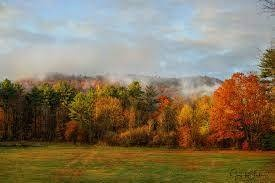
//> input picture contrast_imgs/image1.jpg, 275 x 183 px
$ ./Contrast contrast_imgs/image1.jpg   (built with g++ and OpenCV 4)
//> lines starting //> are read from the running program, lines starting //| are printed output that depends on the picture
### lib/Contrast.hpp
#include <vector>

#include "Consts.hpp"

#include <opencv2/opencv.hpp>

using namespace cv;

Mat DumbContrast(const Mat& img) {
    int size = img.cols * img.rows;
    double alpha = AMOUNT_COLORS * 1.0 / size;

    auto cumhist = CreateHist(img);

    for (int k = 0; k < cumhist.size(); ++k) {
        for (int i = 1; i < cumhist[k].size(); ++i) {
            cumhist[k][i] += cumhist[k][i - 1];
        }
    }

    for (auto& i : cumhist) {
        for (auto& j : i) {
            j *= alpha;
        }
    }

    Mat new_img = img.clone();

    for (int y = 0; y < new_img.rows; ++y) {
        for (int x = 0; x < new_img.cols; ++x) {
            Vec3b intensity = new_img.at<Vec3b>(y, x);
            intensity.val[0] = saturate_cast<uchar>(cvRound(cumhist[0][intensity.val[0]]));
            intensity.val[1] = saturate_cast<uchar>(cvRound(cumhist[1][intensity.val[1]]));
            intensity.val[2] = saturate_cast<uchar>(cvRound(cumhist[2][intensity.val[2]]));
            new_img.at<Vec3b>(y, x) = intensity;
        }
    }

    return new_img;
}

Mat SmartContrast(const Mat& img) {
    Mat new_img, tmp;
    cvtColor(img, tmp, COLOR_BGR2YCrCb);
    std::vector<Mat> ch;
    split(tmp, ch);

    equalizeHist(ch[0], ch[0]);

    merge(ch, tmp);
    cvtColor(tmp, new_img, COLOR_YCrCb2BGR);
    return new_img;
}

### lib/Consts.hpp
#pragma once

const int AMOUNT_COLORS = 256;
const int HIST_WIDTH = 512;
const int HIST_HEIGHT = 400;

### lib/CreateHist.hpp
#pragma once

#include <iostream>
#include <string>
#include <vector>

#include "Consts.hpp"

#include <opencv2/opencv.hpp>

using namespace cv;

void Normalize(std::vector<double>& vec, int size) {
    int max = 0;
    for (int i = 0; i < vec.size(); ++i) {
        if (max < vec[i]) {
            max = vec[i];
        }
    }
    for (auto& i : vec) {
        i = (i * size) / max;
    }
}

std::vector<std::vector<double>> CreateHist(const Mat& img) {
    std::vector<std::vector<double>> channels(3, std::vector<double>(AMOUNT_COLORS, 0));

    for (int i = 0; i < img.rows; ++i) {
        for (int j = 0; j < img.cols; ++j) {
            Vec3b intensity = img.at<Vec3b>(i, j);
            ++channels[0][static_cast<int>(intensity.val[0])];
            ++channels[1][static_cast<int>(intensity.val[1])];
            ++channels[2][static_cast<int>(intensity.val[2])];
        }
    }

    return channels;
}

void DrawHist(const Mat& img, const std::string& name) {
    auto channels = CreateHist(img);

    Mat Hist(HIST_HEIGHT, HIST_WIDTH, CV_8UC3, Scalar(255, 255, 255));

    int scale = cvRound((double)(HIST_WIDTH / AMOUNT_COLORS));

    Normalize(channels[0], HIST_HEIGHT);
    Normalize(channels[1], HIST_HEIGHT);
    Normalize(channels[2], HIST_HEIGHT);

    for( int i = 1 ; i < AMOUNT_COLORS; ++i) {
        line(Hist, Point(scale * (i - 1), HIST_HEIGHT - cvRound(channels[0][i - 1])),
             Point(scale * i, HIST_HEIGHT - cvRound(channels[0][i])),
             Scalar(255, 0, 0), 2, 8, 0);
        line(Hist, Point(scale * (i - 1), HIST_HEIGHT - cvRound(channels[1][i - 1])),
             Point(scale * i, HIST_HEIGHT - cvRound(channels[1][i])),
             Scalar(0, 255, 0), 2, 8, 0);
        line(Hist, Point(scale * (i - 1), HIST_HEIGHT - cvRound(channels[2][i - 1])),
             Point(scale * i, HIST_HEIGHT - cvRound(channels[2][i])),
             Scalar(0, 0, 255), 2, 8, 0);
    }

    imshow(name, img);
    imshow(name + " Hist", Hist);
}

// [26 lines left out: function SaveHist, not called in this run]

### Contrast.cpp
#include <iostream>
#include <string>
#include <vector>

#include "lib/CreateHist.hpp"
#include "lib/Contrast.hpp"

#include <opencv2/opencv.hpp>

using namespace cv;

int main(int argc, char* argv[]) {
    std::string path(argv[1]);
    Mat img = imread(path, IMREAD_COLOR);
//> img is the input picture: 183 rows x 275 cols, CV_8UC3; mean B, G, R 96, 118.9, 132.4
    if (img.empty()) {
        std::cout << "bad path\n";
        return 0;
    }

    Mat dumb_contrast = DumbContrast(img);
//> after the loop in CreateHist, `for (int i = 0; i < img.rows; ++i)`: channels = 3 items
//> the loop in DumbContrast, `for (int k = 0; k < cumhist.size(); ++k)` made 3 passes
//> the loop in DumbContrast, `for (auto& i : cumhist)` made 3 passes
//> after the loop in DumbContrast, `for (int y = 0; y < new_img.rows; ++y)`:
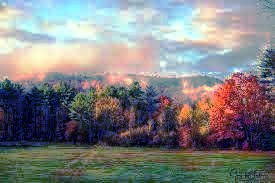
//> new_img: 183 rows x 275 cols, CV_8UC3; mean B, G, R 129.4, 129, 129
    Mat smart_contrast = SmartContrast(img);
//> in SmartContrast, `cvtColor(img, tmp, COLOR_BGR2YCrCb);`: tmp: 183 rows x 275 cols, CV_8UC3; mean of channels 0, 1, 2 120.3, 136.6, 114.2
//> in SmartContrast, `split(tmp, ch);`:
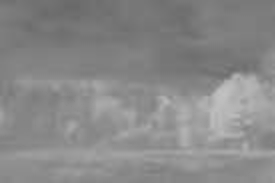
//> ch[1]: 183 rows x 275 cols, CV_8UC1; min 105, max 194, mean 136.6
//> in SmartContrast, `split(tmp, ch);`:
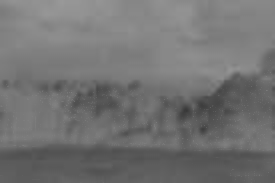
//> ch[2]: 183 rows x 275 cols, CV_8UC1; min 56, max 153, mean 114.2
//> in SmartContrast, `equalizeHist(ch[0], ch[0]);`:
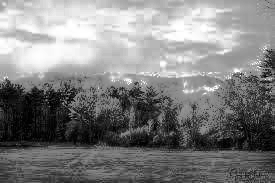
//> ch[0]: 183 rows x 275 cols, CV_8UC1; min 0, max 255, mean 128.5
//> in SmartContrast, `merge(ch, tmp);`: tmp: 183 rows x 275 cols, CV_8UC3; mean of channels 0, 1, 2 128.5, 136.6, 114.2
//> in SmartContrast, `cvtColor(tmp, new_img, COLOR_YCrCb2BGR);`:
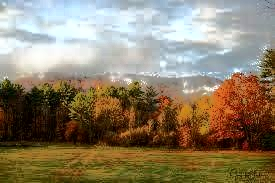
//> new_img: 183 rows x 275 cols, CV_8UC3; mean B, G, R 104.9, 127.1, 140.6

    std::vector<Mat> images = {img, dumb_contrast, smart_contrast};
    std::vector<std::string> names = {"OldImage", "DumbContrast", "SmartContrast"};

    for (int i = 0; i < images.size(); ++i) {
        DrawHist(images[i], names[i]);
    }
//> this loop made 3 passes
//> pass 1, in DrawHist, `imshow(name + " Hist", Hist);`:
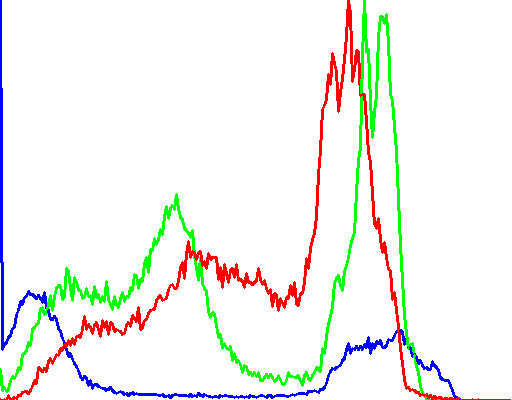
//> window 'OldImage Hist': 400 rows x 512 cols, CV_8UC3; mean B, G, R 240.6, 244.4, 243.5
//> pass 2, in DrawHist (call 2), `imshow(name + " Hist", Hist);`:
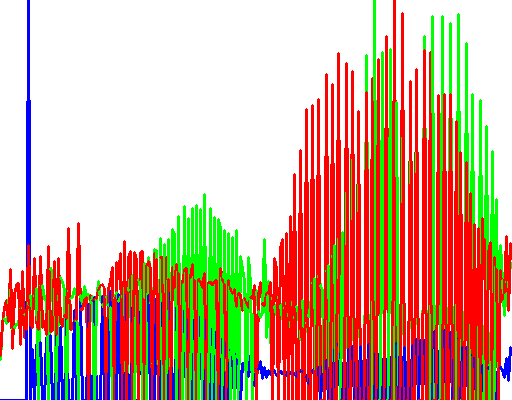
//> window 'DumbContrast Hist': 400 rows x 512 cols, CV_8UC3; mean B, G, R 152.6, 175, 209

    waitKey();
}

$ run again, on contrast_imgs/image2DumbContrast.jpg
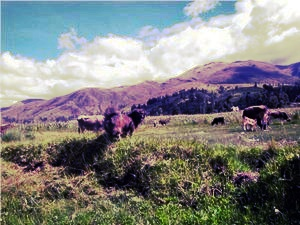
//> input picture contrast_imgs/image2DumbContrast.jpg, 300 x 225 px
//> img is the input picture: 225 rows x 300 cols, CV_8UC3; mean B, G, R 128.8, 128.9, 128.9
//> after the loop in CreateHist, `for (int i = 0; i < img.rows; ++i)`: channels = 3 items
//> the loop in DumbContrast, `for (int k = 0; k < cumhist.size(); ++k)` made 3 passes
//> the loop in DumbContrast, `for (auto& i : cumhist)` made 3 passes
//> in SmartContrast, `split(tmp, ch);`:
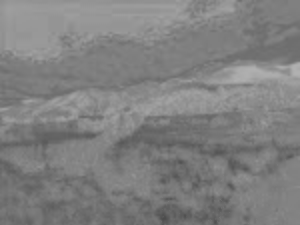
//> ch[2]: 225 rows x 300 cols, CV_8UC1; min 76, max 177, mean 128
//> the loop `for (int i = 0; i < images.size(); ++i)` made 3 passes
//> pass 2, in DrawHist (call 2), `imshow(name + " Hist", Hist);`:
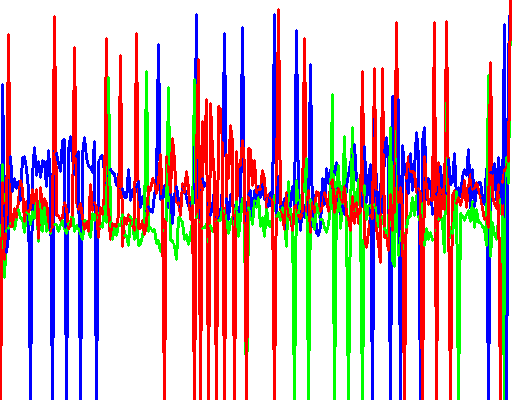
//> window 'DumbContrast Hist': 400 rows x 512 cols, CV_8UC3; mean B, G, R 194.5, 187.5, 210.7
